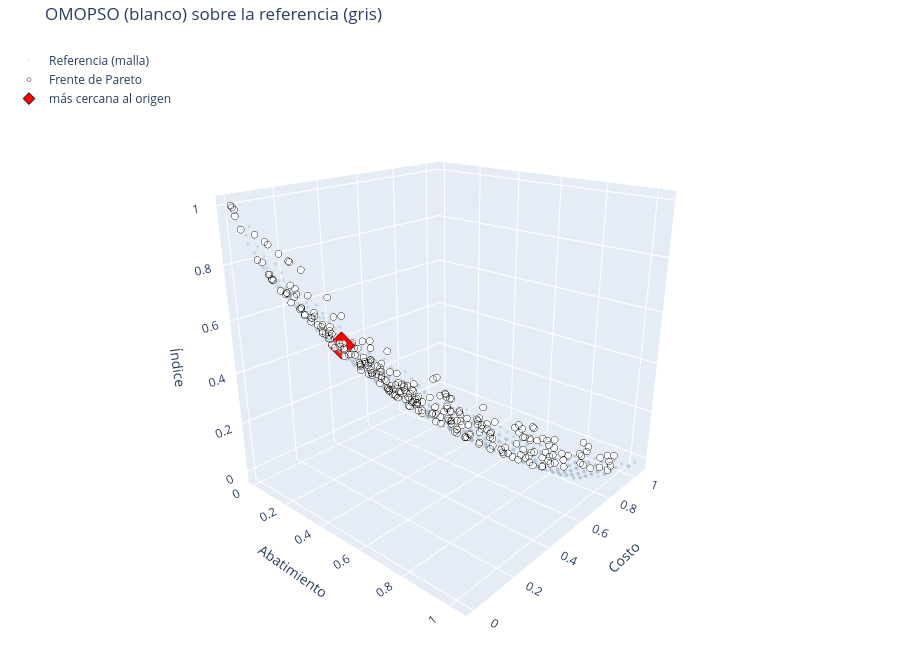

The notebook cell this image was saved under:
### Code cell
# La superficie de referencia, normalizada con la misma escala que el frente de OMOPSO
Fr = (F_ref3 - F3.min(0)) / (F3.max(0) - F3.min(0))

# La referencia en gris, el frente de OMOPSO en blanco y el punto más cercano al origen en rojo, en cuatro ángulos
azimuts = [0, 45, 90, 135]
fig = plt.figure(figsize=(10, 8))
for i, azim in enumerate(azimuts):
    ax = fig.add_subplot(2, 2, i + 1, projection='3d')
    ax.scatter3D(Fr[:, 0], Fr[:, 1], Fr[:, 2], color="#c9d6e4", s=2, alpha=0.4, label="Referencia (malla)")
    ax.scatter3D(x, y, z, color="white", edgecolors="black", linewidths=.5, label="Frente de Pareto")
    ax.scatter3D(fila_mas_cercana[0], fila_mas_cercana[1], fila_mas_cercana[2], color="red", s=50, label="Punto más cercano")
    ax.set_xlabel("Abatimiento"); ax.set_ylabel("Costo"); ax.set_zlabel("Índice"); ax.set_title(f"Azimut = {azim}°")
    ax.view_init(elev=20, azim=azim)
plt.tight_layout(); plt.show()

# La misma figura para girarla con el mouse; un clic en la leyenda oculta o muestra cada capa
fig = hidra.frente_3d((Fr, "Referencia (malla)", "#9fb3c8", 2), (F_norm, "Frente de Pareto", "white"),
                      ejes=("Abatimiento", "Costo", "Índice"), punto=(fila_mas_cercana, "más cercana al origen"),
                      titulo="OMOPSO (blanco) sobre la referencia (gris)", alto=650)
fig.show()

### Figure 1 — Plotly figure (JSON) as saved in the notebook; plotly's stock layout.template omitted (floating-point values rounded to 4 significant figures; data arrays with more than 128 entries replaced by an {"elided": "..."} marker saying what was removed)
{"data": [{"hovertemplate": "Abatimiento %{x:.3g}<br>Costo %{y:.3g}<br>Índice %{z:.3g}<extra>Referencia (malla)</extra>", "marker": {"color": "#9fb3c8", "opacity": 0.35, "size": 2}, "mode": "markers", "name": "Referencia (malla)", "type": "scatter3d", "x": {"elided": "801 float values"}, "y": {"elided": "801 float values"}, "z": {"elided": "801 float values"}}, {"hovertemplate": "Abatimiento %{x:.3g}<br>Costo %{y:.3g}<br>Índice %{z:.3g}<extra>Frente de Pareto</extra>", "marker": {"color": "white", "line": {"color": "black", "width": 0.5}, "opacity": 0.85, "size": 4}, "mode": "markers", "name": "Frente de Pareto", "type": "scatter3d", "x": {"elided": "272 float values"}, "y": {"elided": "272 float values"}, "z": {"elided": "272 float values"}}, {"marker": {"color": "red", "line": {"color": "black", "width": 1}, "size": 9, "symbol": "diamond"}, "mode": "markers", "name": "más cercana al origen", "type": "scatter3d", "x": [0.2587], "y": [0.2261], "z": [0.5102]}], "layout": {"height": 650, "legend": {"bgcolor": "rgba(255,255,255,0.7)", "x": 0.01, "y": 0.99}, "margin": {"b": 0, "l": 0, "r": 0, "t": 40}, "scene": {"aspectmode": "cube", "camera": {"eye": {"x": 1.5, "y": -1.7, "z": 0.9}}, "xaxis": {"title": {"text": "Abatimiento"}}, "yaxis": {"title": {"text": "Costo"}}, "zaxis": {"title": {"text": "Índice"}}}, "title": {"text": "OMOPSO (blanco) sobre la referencia (gris)"}}}
